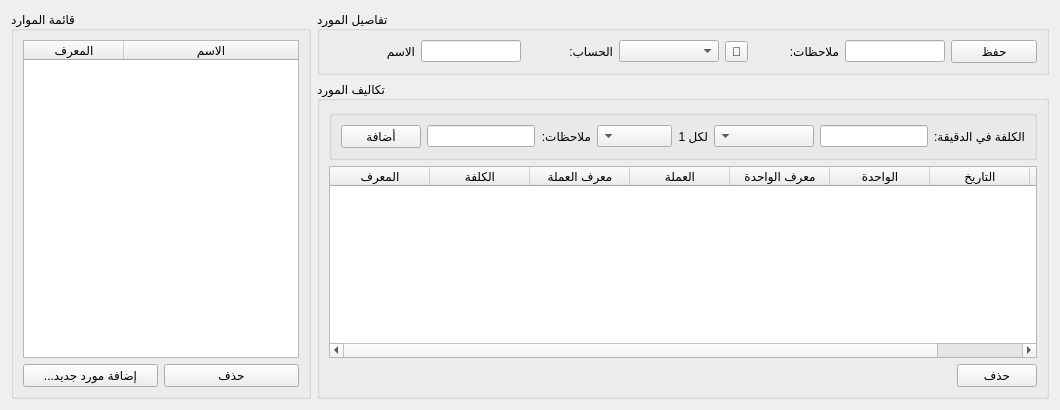
     <widget class="QWidget" name="tab_3">
      <attribute name="title">
       <string>الموارد</string>
      </attribute>
      <layout class="QGridLayout" name="gridLayout_3">
       <item row="0" column="0" rowspan="2">
        <widget class="QGroupBox" name="groupBox">
         <property name="minimumSize">
          <size>
           <width>300</width>
           <height>0</height>
          </size>
         </property>
         <property name="maximumSize">
          <size>
           <width>300</width>
           <height>16777215</height>
          </size>
         </property>
         <property name="title">
          <string>قائمة الموارد</string>
         </property>
         <layout class="QGridLayout" name="gridLayout_2">
          <item row="0" column="0" colspan="2">
           <widget class="QTableWidget" name="resources_table">
            <property name="selectionBehavior">
             <enum>QAbstractItemView::SelectRows</enum>
            </property>
            <attribute name="horizontalHeaderStretchLastSection">
             <bool>true</bool>
            </attribute>
            <column>
             <property name="text">
              <string>المعرف</string>
             </property>
            </column>
            <column>
             <property name="text">
              <string>الاسم</string>
             </property>
            </column>
           </widget>
          </item>
          <item row="1" column="1">
           <widget class="QPushButton" name="delete_resouce_btn">
            <property name="text">
             <string>حذف</string>
            </property>
           </widget>
          </item>
          <item row="1" column="0">
           <widget class="QPushButton" name="add_resource_btn">
            <property name="text">
             <string>...إضافة مورد جديد</string>
            </property>
           </widget>
          </item>
         </layout>
        </widget>
       </item>
       <item row="0" column="1">
        <widget class="QGroupBox" name="groupBox_2">
         <property name="minimumSize">
          <size>
           <width>0</width>
           <height>0</height>
          </size>
         </property>
         <property name="maximumSize">
          <size>
           <width>16777215</width>
           <height>100</height>
          </size>
         </property>
         <property name="title">
          <string>تفاصيل المورد</string>
         </property>
         <layout class="QGridLayout" name="gridLayout_4">
          <item row="0" column="6">
           <widget class="QLabel" name="label_3">
            <property name="text">
             <string>ملاحظات:</string>
            </property>
           </widget>
          </item>
          <item row="0" column="0">
           <widget class="QLabel" name="label">
            <property name="text">
             <string>الاسم</string>
            </property>
           </widget>
          </item>
          <item row="0" column="5">
           <widget class="QToolButton" name="select_resource_account_btn">
            <property name="text">
             <string>🔎</string>
            </property>
           </widget>
          </item>
          <item row="0" column="7">
           <widget class="QLineEdit" name="resource_notes_input">
            <property name="minimumSize">
             <size>
              <width>100</width>
              <height>0</height>
             </size>
            </property>
            <property name="maximumSize">
             <size>
              <width>100</width>
              <height>16777215</height>
             </size>
            </property>
           </widget>
          </item>
          <item row="0" column="8">
           <widget class="QPushButton" name="save_resource_btn">
            <property name="text">
             <string>حفظ</string>
            </property>
           </widget>
          </item>
          <item row="0" column="4">
           <widget class="QComboBox" name="resource_account_combobox">
            <property name="minimumSize">
             <size>
              <width>100</width>
              <height>0</height>
             </size>
            </property>
            <property name="maximumSize">
             <size>
              <width>100</width>
              <height>16777215</height>
             </size>
            </property>
           </widget>
          </item>
          <item row="0" column="1">
           <widget class="QLineEdit" name="resource_name_input">
            <property name="minimumSize">
             <size>
              <width>100</width>
              <height>0</height>
             </size>
            </property>
            <property name="maximumSize">
             <size>
              <width>100</width>
              <height>16777215</height>
             </size>
            </property>
           </widget>
          </item>
          <item row="0" column="2">
           <widget class="QLabel" name="label_2">
            <property name="text">
             <string>الحساب:</string>
            </property>
           </widget>
          </item>
         </layout>
        </widget>
       </item>
       <item row="1" column="1">
        <widget class="QGroupBox" name="groupBox_3">
         <property name="title">
          <string>تكاليف المورد</string>
         </property>
         <layout class="QGridLayout" name="gridLayout_6">
          <item row="0" column="0" colspan="2">
           <widget class="QGroupBox" name="groupBox_4">
            <property name="layoutDirection">
             <enum>Qt::RightToLeft</enum>
            </property>
            <property name="title">
             <string/>
            </property>
            <layout class="QGridLayout" name="gridLayout_5">
             <item row="0" column="5">
              <widget class="QLabel" name="label_7">
               <property name="text">
                <string>ملاحظات:</string>
               </property>
              </widget>
             </item>
             <item row="0" column="0">
              <widget class="QLabel" name="label_5">
               <property name="text">
                <string>الكلفة في الدقيقة:</string>
               </property>
              </widget>
             </item>
             <item row="0" column="7">
              <widget class="QPushButton" name="add_resource_cost_btn">
               <property name="text">
                <string>أضافة</string>
               </property>
              </widget>
             </item>
             <item row="0" column="3">
              <widget class="QLabel" name="label_6">
               <property name="text">
                <string>لكل 1</string>
               </property>
              </widget>
             </item>
             <item row="0" column="4">
              <widget class="QComboBox" name="resource_cost_unit_combobox">
               <property name="minimumSize">
                <size>
                 <width>75</width>
                 <height>0</height>
                </size>
               </property>
               <property name="maximumSize">
                <size>
                 <width>150</width>
                 <height>16777215</height>
                </size>
               </property>
              </widget>
             </item>
             <item row="0" column="6">
              <widget class="QLineEdit" name="resource_cost_notes_input">
               <property name="sizePolicy">
                <sizepolicy hsizetype="Preferred" vsizetype="Fixed">
                 <horstretch>0</horstretch>
                 <verstretch>0</verstretch>
                </sizepolicy>
               </property>
               <property name="minimumSize">
                <size>
                 <width>100</width>
                 <height>0</height>
                </size>
               </property>
               <property name="maximumSize">
                <size>
                 <width>150</width>
                 <height>16777215</height>
                </size>
               </property>
              </widget>
             </item>
             <item row="0" column="2">
              <widget class="QComboBox" name="resource_cost_currency_combobox">
               <property name="minimumSize">
                <size>
                 <width>100</width>
                 <height>0</height>
                </size>
               </property>
               <property name="maximumSize">
                <size>
                 <width>150</width>
                 <height>16777215</height>
                </size>
               </property>
              </widget>
             </item>
             <item row="0" column="1">
              <widget class="QLineEdit" name="resources_cost_per_minute_input">
               <property name="sizePolicy">
                <sizepolicy hsizetype="Preferred" vsizetype="Fixed">
                 <horstretch>0</horstretch>
                 <verstretch>0</verstretch>
                </sizepolicy>
               </property>
               <property name="minimumSize">
                <size>
                 <width>75</width>
                 <height>0</height>
                </size>
               </property>
               <property name="maximumSize">
                <size>
                 <width>150</width>
                 <height>16777215</height>
                </size>
               </property>
              </widget>
             </item>
            </layout>
           </widget>
          </item>
          <item row="1" column="0" colspan="2">
           <widget class="QTableWidget" name="resouces_costs_table">
            <property name="selectionBehavior">
             <enum>QAbstractItemView::SelectRows</enum>
            </property>
            <column>
             <property name="text">
              <string>المعرف</string>
             </property>
            </column>
            <column>
             <property name="text">
              <string>الكلفة</string>
             </property>
            </column>
            <column>
             <property name="text">
              <string>معرف العملة</string>
             </property>
            </column>
            <column>
             <property name="text">
              <string>العملة</string>
             </property>
            </column>
            <column>
             <property name="text">
              <string>معرف الواحدة</string>
             </property>
            </column>
            <column>
             <property name="text">
              <string>الواحدة</string>
             </property>
            </column>
            <column>
             <property name="text">
              <string>التاريخ</string>
             </property>
            </column>
            <column>
             <property name="text">
              <string>ملاحظات</string>
             </property>
            </column>
           </widget>
          </item>
          <item row="2" column="0">
           <spacer name="horizontalSpacer_2">
            <property name="orientation">
             <enum>Qt::Horizontal</enum>
            </property>
            <property name="sizeHint" stdset="0">
             <size>
              <width>40</width>
              <height>20</height>
             </size>
            </property>
           </spacer>
          </item>
          <item row="2" column="1">
           <widget class="QPushButton" name="delete_resource_cost_btn">
            <property name="text">
             <string>حذف</string>
            </property>
           </widget>
          </item>
         </layout>
        </widget>
       </item>
      </layout>
     </widget>
